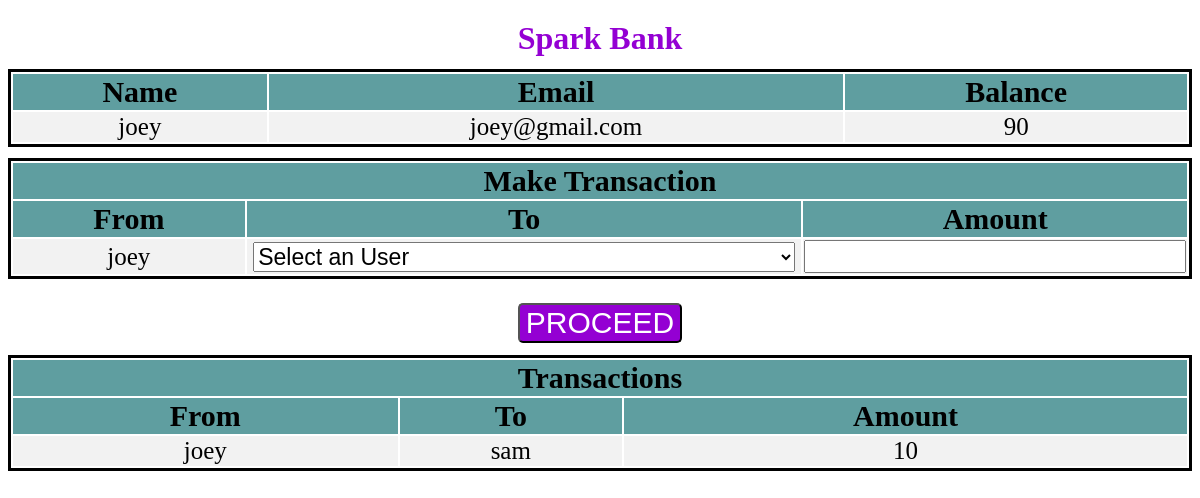
/2ndpage.php?name=joey, run on the app's committed database.
### tables this page shows
CREATE TABLE `customers` (
  `firstname` text DEFAULT NULL,
  `email` text DEFAULT NULL,
  `balance` double DEFAULT NULL
);

CREATE TABLE `transfers` (
  `from-customer` text DEFAULT NULL,
  `to-customer` text DEFAULT NULL,
  `amount` double DEFAULT NULL
);

### 2ndpage.php (the view, shortened to what this page needs)
<!DOCTYPE html>
<?php
include('config.php');
$customer_name="NULL";
if(isset($_GET["name"])){
$customer_name = trim($_GET["name"]);
}
$sql = "SELECT firstname,email,balance FROM customers where firstname = '$customer_name'";
$result = $conn->query($sql);
$row = $result->fetch_assoc();
$firstname = "NULL";
$email="NULL";
$balance="NULL";
if(isset($row)){
$firstname = $row['firstname'];
$email=$row['email'];
$balance=$row['balance'];
}
?>
<html>
<link rel="stylesheet" href="styles.css">
<head>
</head>
<body>
	<h1 class="bank-name">Spark Bank</h1>
	<table>
		<thead>
			<th>
				Name
			</th>
			<th>
				Email
			</th>
			<th>
				Balance
			</th>
		</thead>
		<tbody>
			<tr class="remove-hover">
				<td>
					<?php
			 echo $firstname; ?>
				</td>
				<td>
					<?php
			echo $email ;?>
				</td>
				<td>
					<?php
			 echo $balance?>
				</td>
			</tr>
		</tbody>
	</table>
	<table>
		<thead>
			<tr>
				<th colspan="3">Make Transaction</th>
			</tr>
			<tr>
				<th>From</th>
				<th>To</th>
				<th>Amount</th>
			</tr>
		</thead>
		<tbody>
			<tr>
				<td>
					<?php
			echo $customer_name;
			?>
				</td>
				<td class="dropdown">
					<form action="" name="client_name" method="post" id="payment">
						<select name="clientlist" class="drop-expand" id="language" required>
							<option value="none" selected disabled hidden>
								Select an User
							</option>
						</select>
				</td>
				<td>
					<input type="number" required="true" id="input-amount" class="drop-expand" name="amount" min="0.01"
						onkeypress="return event.charCode != 45" max="<?php echo $balance?>">
				</td>
			</tr>
		</tbody>
	</table>
	<div> <button onclick="transaction()" type="submit" class="butt-submit">PROCEED</button>
	</div>
	<?php
$transfer_query = "SELECT `from-customer`,`to-customer`,`amount` FROM `transfers` where `from-customer` = '$customer_name' OR `to-customer` = '$customer_name'";
$res = $conn->query($transfer_query);
?>
	<table>
		<thead>
			<tr>
				<th colspan="3">Transactions</th>
			</tr>
			<tr>
				<th>From</th>
				<th>To</th>
				<th>Amount</th>
			</tr>
		<tbody>
			<?php
					if (!empty($res) && $res->num_rows > 0) {
					  while($transact = $res->fetch_assoc()) {
						?>
			<tr>
				<td>
					<?php echo $transact["from-customer"] ?>
				</td>
				<td>
					<?php echo $transact["to-customer"] ?>
				</td>
				<td>
					<?php echo $transact["amount"]?>
				</td>
			</tr>
			<?php }
					}?>
		</tbody>
		</thead>
	</table>
</body>
</html>

### styles.css (style rules this page uses)
.bank-name { color: darkviolet; text-align: center; padding: 1%; margin: 0%; }
table { width: 100%; height: 100%; border: solid; margin-bottom: 1%; }
th { font-size: 30px; background-color: cadetblue; }
tr:nth-child(odd) { background-color: #f2f2f2; }
td { text-align: center; font-size: 25px; }
.butt-submit { background-color: darkviolet; color: white; font-size: 30px; border-radius: 5px; transition-duration: 0.4s; }
div { padding: 1%; text-align: center; }
.drop-expand { width: 98%; font-size: 23px; }

### data on the page
customers: firstname "joey", email "joey@gmail.com", balance "90"
transfers: value "joey", value "sam", amount "10"

### other printed values
$customer_name "joey"
